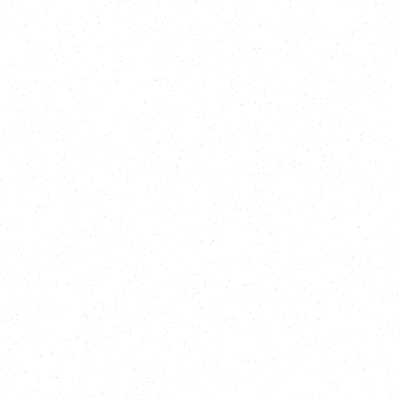
Frame 1 (no input)
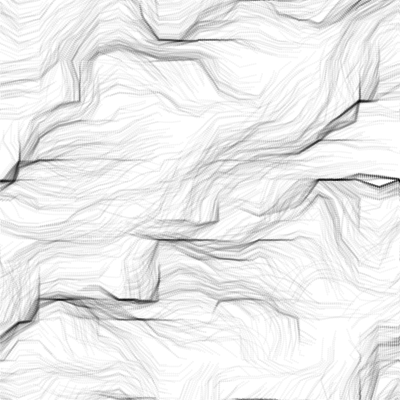
Frame 60 (no input)
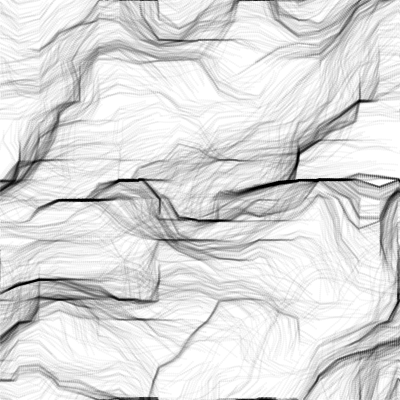
Frame 120 (the mouse pressed at the canvas centre since frame 60)

The p5.js sketch that drew these frames (run headless with seeded random() and noise() and a simulated clock; from frame 60 on, the mouse is pressed at the canvas centre):

// p5.js sketch
// ── sketch.js
let rows, cols;
let scale = 20;
let fr;
let zoff = 0;
let particle = [];
let flowField = [];

function setup() {
  createCanvas(400,400);
  rows = floor(height/scale);
  cols = floor(width/scale);
  fr = createP('');
  
  flowField = new Array(cols*rows);
  
  for (let i = 0; i < 2000; i++) {
    particle[i] = new Particle();
  }
  background(255)
}

function draw() {
 // background(255)
  var inc = 0.3;
  var yoff = 0;
  for ( var y = 0 ; y < rows; y ++ ){
    var xoff = 0;
    for ( var x = 0; x < cols; x++){
      let index = x + y * cols;
      //let r = noise(xoff,yoff)*255;
      let angle = noise(xoff,yoff, zoff)*TWO_PI;
      let v = p5.Vector.fromAngle(angle);
      v.setMag(10);
      flowField[index] = v;
      xoff += inc;
      stroke(0);
      strokeWeight(0.5); 
      push();
      translate( x * scale, y * scale);
      rotate(v.heading());
      //line(0,0, scale, 0);
      pop();
    }
    zoff+= 0.0005;
    yoff += inc ;
  }

  for (let i = 0; i < particle.length; i++) {
    particle[i].follow(flowField);
    particle[i].update();
    particle[i].edges();
    particle[i].show();
  } 
  fr.html(floor(frameRate()));
  //noLoop()
}

// var x = map(noise(xoff1), 0 , 1 , 0, width)
// var y = map(noise(xoff2), 0 , 1 , 0, height)
// var size = 10
// ellipse(x,y,size,size)
// xoff1 += 0.01
// xoff2 += 0.01

// for ( var y = 0 ; y < height; y ++ ){
//   var xoff = 0;
//   for ( var x = 0; x < width; x++){
//     var index = ( x + y * width ) * 4;
//     var r = noise(xoff,yoff)*255;
//     pixels[index] = 255;
//     pixels[index+1] = 0;
//     pixels[index+2] = 0;
//     pixels[index+3] = 255;
//     xoff += inc;
//   }
//   yoff += inc;
// }

// stroke(255)
// noFill()
// beginShape()
// var inc = 0.01;
// var xoff = start;
// for ( var x = 0; x <= width ; x++ ){
//   stroke(255)
//   var y = sin(xoff)*height;
//   vertex(x,y);
//   xoff += inc;
// }
// endShape()
// start += inc
// ── particle.js
function Particle() {
    this.pos = createVector(random(width),random(height));
    this.vel = createVector(0);
    this.acc = createVector(0);
    this.maxSpeed = 2 ;
    this.size = 2;

    this.prevPos = this.pos.copy();

    this.update = function(){
        this.vel.add(this.acc);
        this.vel.limit(this.maxSpeed);
        this.pos.add(this.vel);
        this.acc.mult(0);
    }

    this.applyForce = function(force){
        this.acc.add(force);
    }

    this.follow = function(vectors){
        let x = floor(this.pos.x / scale);
        let y = floor(this.pos.y / scale);
        let index = x + y * cols;
        let force = vectors[index];
        this.applyForce(force);
        
    }

    this.show = function(){
        stroke(0,10);
        strokeWeight( this.size );
        point(this.pos.x, this.pos.y)
        //line(this.pos.x, this.pos.y, this.prevPos.x, this.prevPos.y);
        // ellipse(this.pos.x, this.pos.y, size, size);
    }

    this.edges = function() {
        if ( this.pos.x > width  ) {
            // this.vel.y = - this.vel.y
            // this.vel.x = - this.vel.x
            this.pos.x = 0;
        };
        if ( this.pos.x < 0  ){ 
            // this.vel.y = - this.vel.y
            // this.vel.x = - this.vel.x
            this.pos.x = width;
        };
        if ( this.pos.y > height  ) {
            // this.vel.x = - this.vel.x
            // this.vel.y = - this.vel.y
            this.pos.y = 0;
        };
        if ( this.pos.y < 0  ) {
            // this.vel.x = - this.vel.x
            // this.vel.y = - this.vel.y;
            this.pos.y = height ;
        };
    }

}
